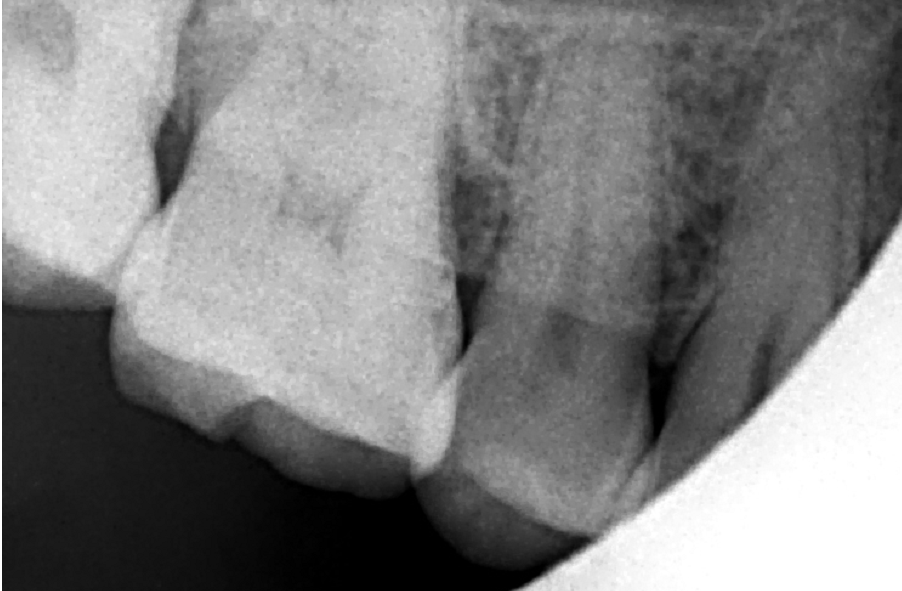
%> input picture 1.tif, 902 x 591 px
$ octave main.m   (GNU Octave 9; MATLAB toolbox functions it lacks are replaced by stand-ins)
%> lines starting %> are read from the running program, lines starting %| are printed output that depends on the picture; in (x1, y1, x2, y2) boxes, pixels count from 0 and x2, y2 are one past the last pixel; in counts of white or black regions, pixels touching at a corner belong together; the program's own positions count from 1
% Chapter 3: Teeth Segmentation
% 3.1 Introduction
clc
close all;
clear all
format compact
warning off

% 3.2 Pre-Processing
% 3.2.1 Image Cleanup
im1=imread('1.tif');
%> im1 is the input picture: size 591x902x3 uint8; min 0, max 255, mean 128
im1=im1(:,:,1);
%> im1: size 591x902 uint8
im1bw=im1>150;
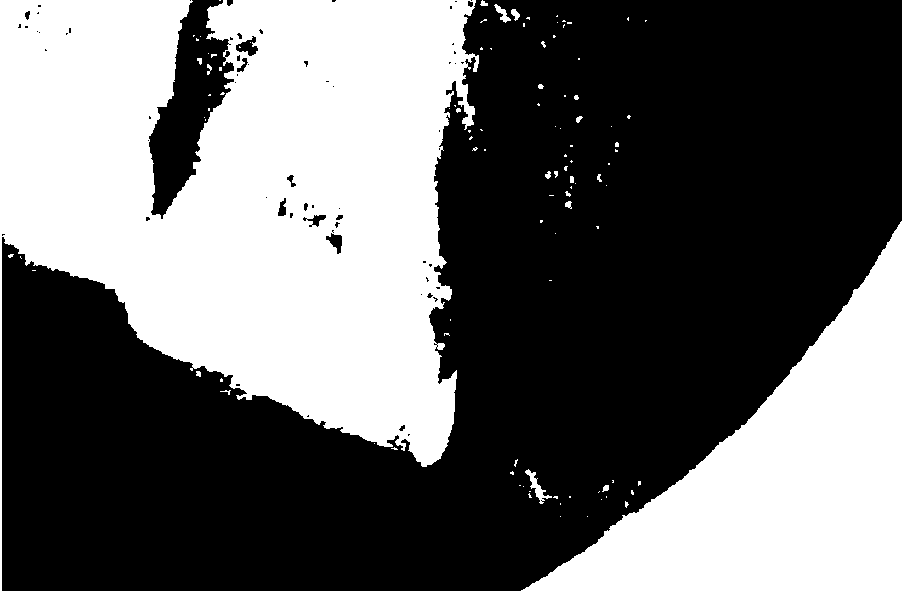
%> im1bw: size 591x902 logical; 40.4% white; 104 white regions (84 under 20 px), largest, box (x1, y1, x2, y2) and area: (0, 0, 479, 591) 155308, (521, 221, 902, 591) 58841, (525, 469, 552, 504) 247
im1L = bwlabel(im1bw);
%> im1L: size 591x902 double; 105 distinct labels, from 0 to 104
sel_L= im1L==im1L(end:end);
%> sel_L: size 591x902 logical; 11% white; 1 white region, box (x1, y1, x2, y2) and area: (521, 221, 902, 591) 58841
im1_out=im1;
im1_out(sel_L)=0;
%> im1_out: size 591x902 uint8; min 0, max 255, mean 100.7
figure
subplot(1,2,1),imshow(im1),title('Figure 3.1');
subplot(1,2,2),imshow(im1_out)
pause(.1)

% 3.2.2 Image Enhancement
im2=imread('2.tif');
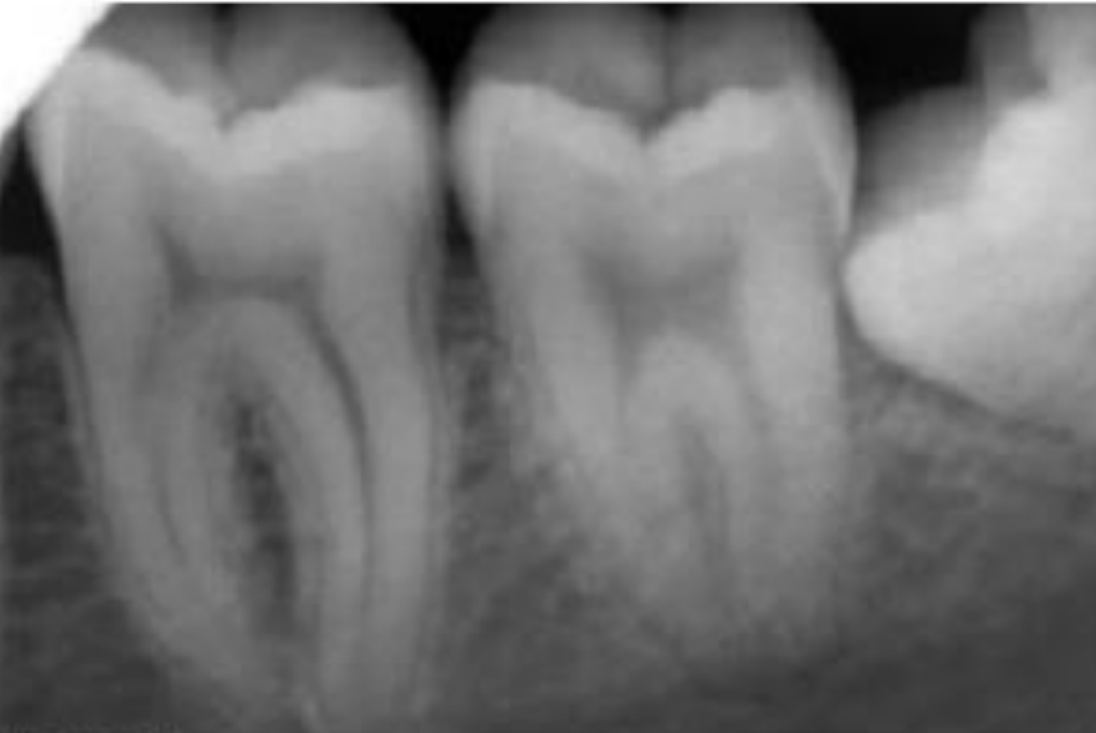
%> input picture 2.tif, 1096 x 733 px
im2=im2(:,:,1);
%> im2: size 733x1096 uint8
im2bw=im2>200;
%> im2bw: size 733x1096 logical; 2.1% white; 4 white regions, box (x1, y1, x2, y2) and area: (0, 0, 1096, 135) 9639, (975, 111, 1075, 236) 7354, (888, 257, 901, 272) 138, (929, 245, 941, 255) 108
im2L = bwlabel(im2bw);
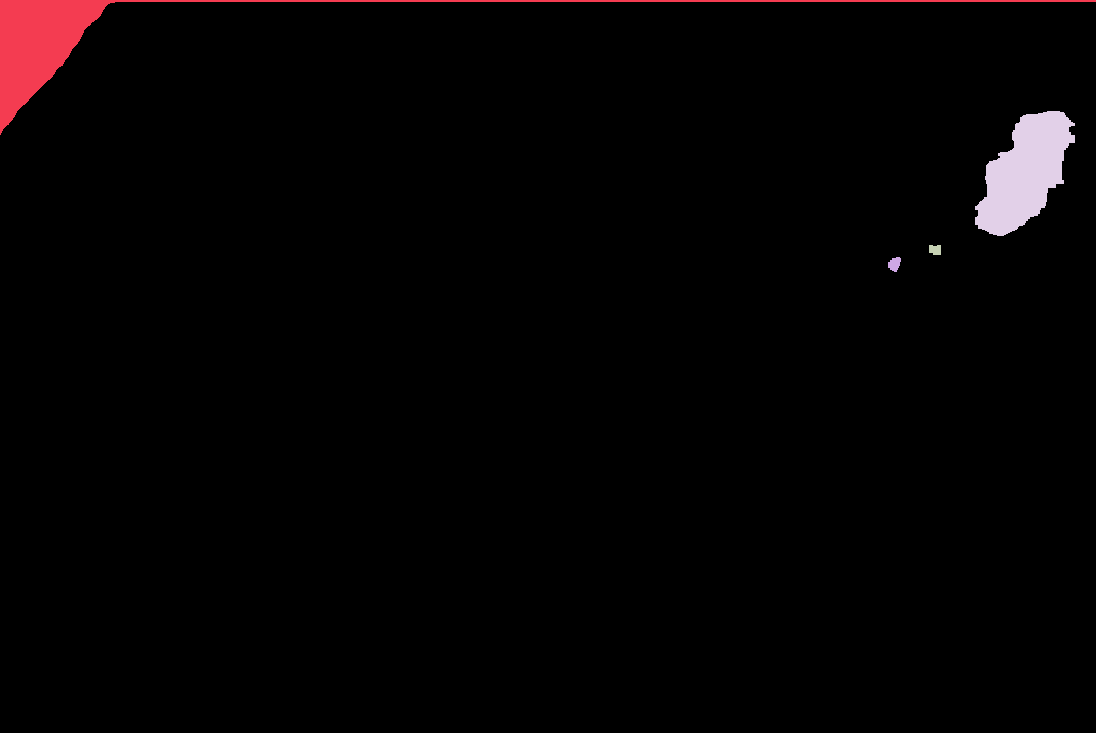
%> im2L: size 733x1096 double; 5 distinct labels, from 0 to 4; one colour per label, 0 black
sel_L=find(im2L==im2L(1:1));
%> sel_L = 9639 values from 1 to 802637
im2_out=im2;
im2_out(sel_L)=0;
%> im2_out: size 733x1096 uint8; min 0, max 213, mean 111
im2_out=medfilt2(im2_out);
im2_out=histeq(im2_out);
[counts1,binLocations1]=imhist(im2,64);
%> counts1 = 64 values, max 35276 at index 29, min 160 at index 57, mean 12552.6; binLocations1 = 64 values from 0 to 255
[counts2,binLocations2]=imhist(im2_out,64);
%> counts2 = 64 values, max 18827 at index 1, min 6508 at index 6, mean 12552.6; binLocations2 = 64 values from 0 to 255
figure
subplot(2,2,1),imshow(im2),title('Figure 3.2');
subplot(2,2,2),imshow(im2_out)
subplot(2,2,[3,4]),plot(counts1),hold on,plot(counts2)
pause(.1)

% 3.3 Thresholding
% 3.3.1 Iterative Thresholding
% 3.3.2 Adaptive Thresholding
im3=imread('3.tif');
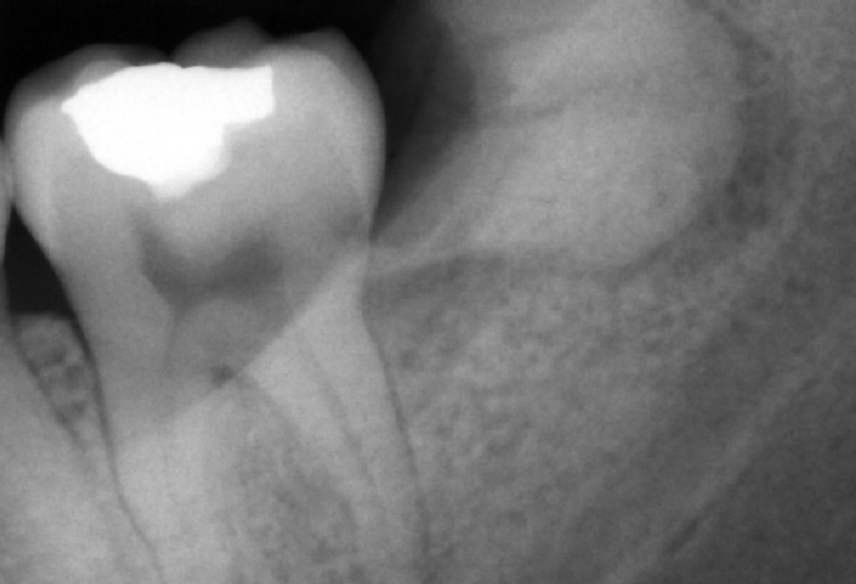
%> input picture 3.tif, 856 x 584 px
im3=im3(:,:,1);
%> im3: size 584x856 uint8
im3_T1 = (im3>.4*255);
%> im3_T1: size 584x856 logical; 65.1% white; 173 black regions (140 under 20 px), largest, box (x1, y1, x2, y2) and area: (493, 0, 856, 584) 102580, (0, 0, 496, 245) 47744, (0, 195, 106, 425) 12100
im3_T2 = (im3>255*graythresh(imadjust(im3))/.6);
%> im3_T2: size 584x856 logical; 4.5% white; 12 white regions (11 under 20 px), largest, box (x1, y1, x2, y2) and area: (44, 64, 309, 201) 22359
im3_T3 = (im3>(.6*.4*255 + .4*255*graythresh(imadjust(im3))/.6 ));
%> im3_T3: size 584x856 logical; 32.2% white; 172 white regions (143 under 20 px), largest, box (x1, y1, x2, y2) and area: (0, 255, 404, 584) 68085, (16, 55, 369, 258) 54194, (467, 0, 675, 258) 33835
figure
subplot(2,2,1),imshow(im3),title('Figure 3.3');
subplot(2,2,2),imshow(im3_T1)
subplot(2,2,3),imshow(im3_T2)
subplot(2,2,4),imshow(im3_T3)
pause(.1)

% 3.4 Tooth Separation
% 3.4.1 Integral Projection
im4=imread('4.tif');
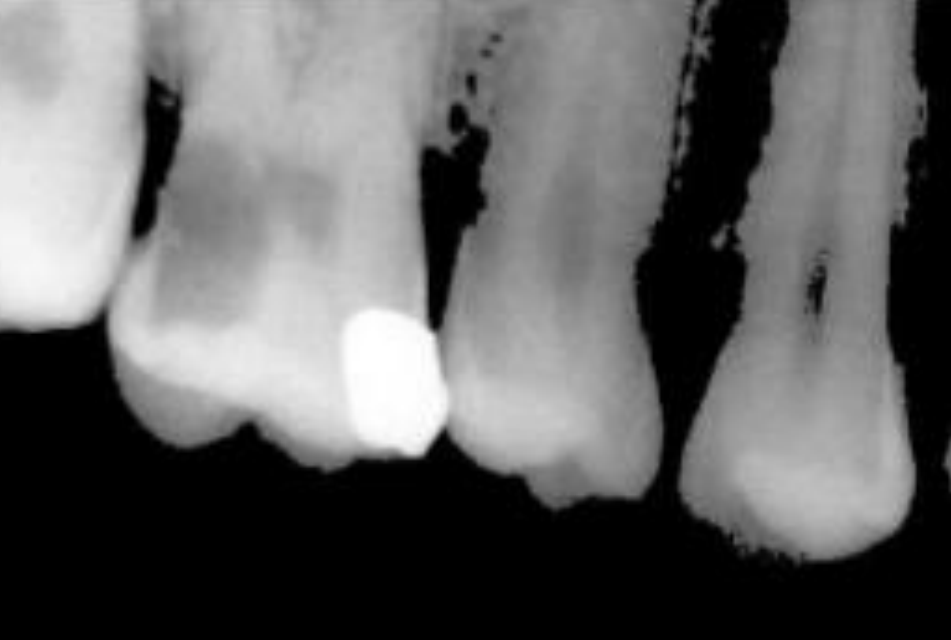
%> input picture 4.tif, 951 x 640 px
%> im4 is the input picture: size 640x951x3 uint8; min 0, max 255, mean 98.6
im4=im4(:,:,1);
%> im4: size 640x951 uint8
im4_out=medfilt2(im4);
im4_out=histeq(im4_out);
im4_out=mean(im4_out);
%> im4_out = 951 values, max 183.2 at index 369, min 77.64 at index 940, mean 138.6
figure
subplot(1,2,1),imshow(im4),title('Figure 3.4');
subplot(1,2,2),plot(im4_out)
pause(.1)

% 3.4.2 Line Selection
im5=imread('5.tif');
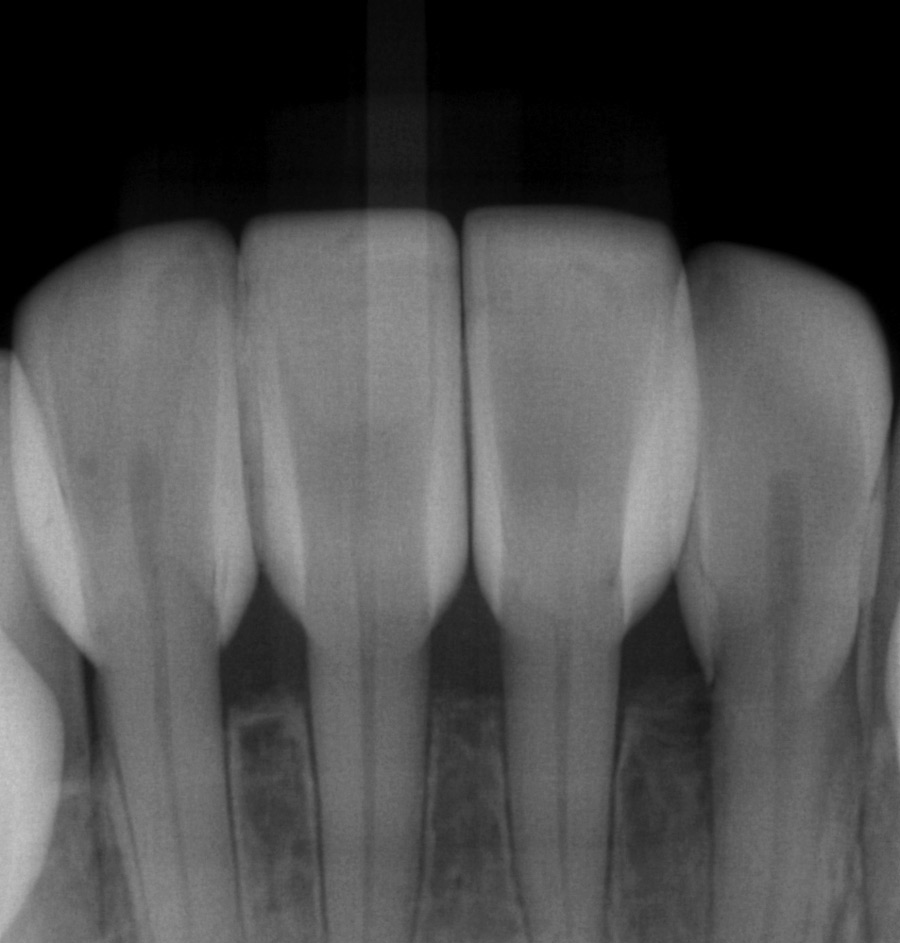
%> input picture 5.tif, 900 x 943 px
im5=im5(:,:,1);
%> im5: size 943x900 uint8
im5_out=medfilt2(im5);
im5_out=histeq(im5_out);
im5_T = (im5>255*graythresh(imadjust(im5)));
%> im5_T: size 943x900 logical; 53.7% white; 397 black regions (370 under 20 px), largest, box (x1, y1, x2, y2) and area: (0, 0, 900, 943) 297747, (578, 535, 802, 943) 51799, (203, 546, 330, 943) 28615
for i=-20:.25:20
    im5_rot=imrotate(im5_T,i);
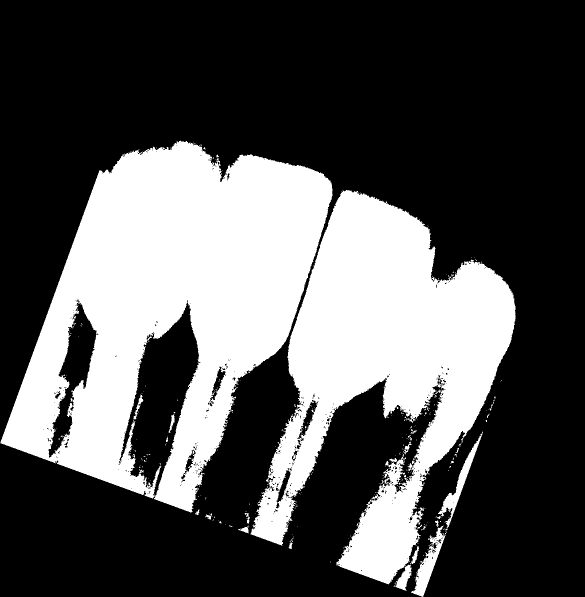
%> im5_rot: size 1194x1169 logical (shown at 1/2 size); 32.7% white; 297 white regions (273 under 20 px), largest, box (x1, y1, x2, y2) and area: (1, 281, 665, 1025) 258156, (501, 380, 1031, 1182) 189709, (822, 1051, 891, 1194) 2961
    im5_integ=mean(im5_rot);
%> im5_integ = 1169 values, max 0.569 at index 399, min 0 at index 1, mean 0.327
%> (the run ends here)
